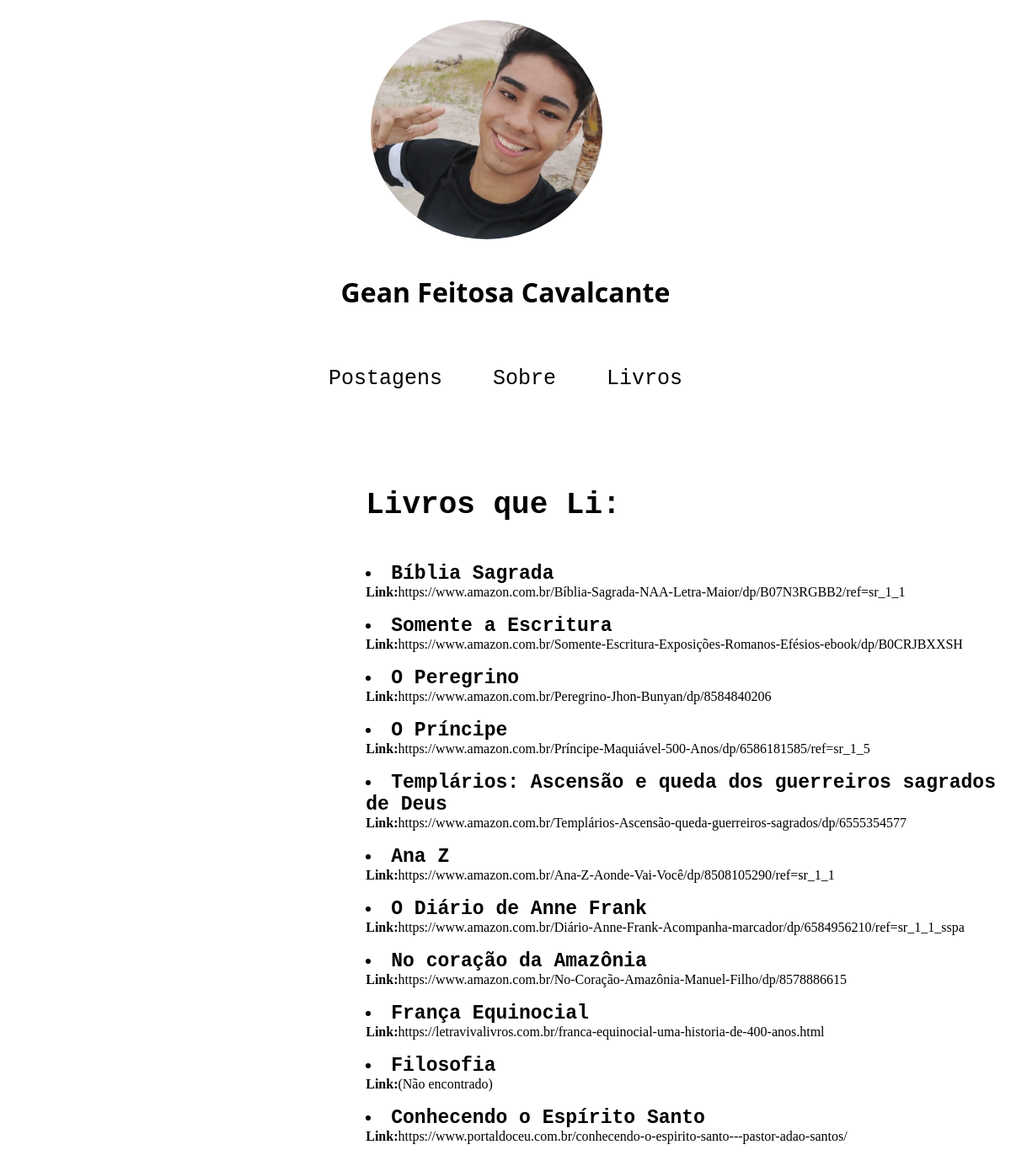
Screenshot of /livros/ with the database file from the repository.
### publicacoes/models.py (models this page shows, shortened)
class Books(models.Model):
    book = models.CharField(max_length=10)
    link = models.CharField(max_length=10)

### publicacoes/views.py (the view)
# urls.py: path('livros/', views.books, name='livros'),
def books(request):
    books = Books.objects.all()
    return render (request, 'books.html', {'books': books})

### publicacoes/templates/books.html
{% extends 'base.html'%}
{% block books %}
    <section class="section-books" >
        <h3 class="book-title">Livros que Li:</h3>
        <br>
        {% for books in books %}
            <div>
                <main>
                    <div class="conteiner-book">
                        <a href="{{books.link}}"><li class="title-book"><strong>{{books.book}}</strong></li></a>
                        <strong>Link:</strong><a href="{{books.link}}">{{books.link}}</a>
                        <br>
                        <br>
                    </div>
                </main>
            <div>
        {% endfor %}
    </section>
{% endblock books%}

### publicacoes/templates/base.html (shortened to what this page needs)
{% load static%}
<!DOCTYPE html>
<html lang="pt-br">
<head>
    <link rel="stylesheet" href="{% static 'css/home.css'%}">
</head>
<body>
    <header>
        <div class="conteiner-nav">
            <div>
                <img class="perfil" src="{%static 'img/Gean Cavalcante.jpeg'%}" alt="Gean Feitosa Cavalcante">
                <h1>Gean Feitosa Cavalcante</h1>
            </div>
        </div>
        <nav>
            <p class="navs"><a href="{% url 'postagens'%}">Postagens</a></p>
            <p class="navs"><a href="{% url 'sobre'%}">Sobre</a></p>
            <p class="navs"><a href="{% url 'livros'%}">Livros</a></p>
        </nav>
    </header>
    {% block books%}
    {% endblock books%}
</body>
</html>

### publicacoes/static/css/home.css (style rules this page uses)
.conteiner-nav { display: flex; justify-content: center; align-items: center; }
.navs { padding: 30px; font-size: 25px; font-family: 'Courier New', Courier, monospace; }
.perfil { border: 1rem solid white; border-radius: 50%; max-height: 260px; margin-left: 19px; }
nav { display: flex; justify-content: center; }
h1 { margin-bottom: 3%; font-family: 'Segoe UI', Tahoma, Geneva, Verdana, sans-serif; }
a { color: black; text-decoration: none; padding: 0; }
h3 { font-family: Courier, monospace; font-size: 3rem; margin-top: 60px; margin-bottom: 30px; margin-right: 19px; }
.section-books { margin-left: 36%; }
.title-book { font-family: Courier, monospace; font-size:23px; }
.book-title { font-family: 'Courier New', Courier, monospace; font-size: 36px; }

### rows the page displays
Books: book "Bíblia Sagrada", link "https://www.amazon.com.br/Bíblia-Sagrada-NAA-Letra-Maior/dp/B07N3RGBB2/ref=sr_1_1"
Books: book "Somente a Escritura", link "https://www.amazon.com.br/Somente-Escritura-Exposições-Romanos-Efésios-ebook/dp/B0CRJBXXSH"
Books: book "O Peregrino", link "https://www.amazon.com.br/Peregrino-Jhon-Bunyan/dp/8584840206"
Books: book "O Príncipe", link "https://www.amazon.com.br/Príncipe-Maquiável-500-Anos/dp/6586181585/ref=sr_1_5"
Books: book "Templários: Ascensão e queda dos guerreiros sagrados de Deus", link "https://www.amazon.com.br/Templários-Ascensão-queda-guerreiros-sagrados/dp/6555354577"
Books: book "Ana Z", link "https://www.amazon.com.br/Ana-Z-Aonde-Vai-Você/dp/8508105290/ref=sr_1_1"
Books: book "O Diário de Anne Frank", link "https://www.amazon.com.br/Diário-Anne-Frank-Acompanha-marcador/dp/6584956210/ref=sr_1_1_sspa"
Books: book "No coração da Amazônia", link "https://www.amazon.com.br/No-Coração-Amazônia-Manuel-Filho/dp/8578886615"
Books: book "França Equinocial", link "https://letravivalivros.com.br/franca-equinocial-uma-historia-de-400-anos.html"
Books: book "Filosofia", link "(Não encontrado)"
Books: book "Conhecendo o Espírito Santo", link "https://www.portaldoceu.com.br/conhecendo-o-espirito-santo---pastor-adao-santos/"
